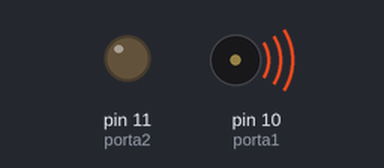
Bench run of a sketch on a simulated Arduino Uno, built with avr-gcc and run on an emulated ATmega328P. Shown: output pins drawn as LEDs (lit = HIGH), buzzer (waves = sounding).

Above: at 0.1 s.
Timing chart, 0 to 1.6 s (numbered marks = the images above):
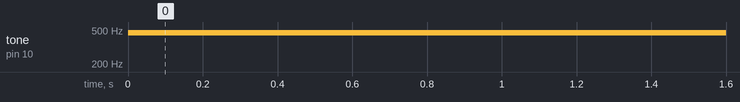

The sketch:

som.ino
```cpp
int porta1 = 10;
int porta2 = 11;

int c4 = 261;
int cs4 = 277;
int d4 = 293;
int ds4 = 311;
int e4 = 329;
int f4 = 349;
int fs4 = 369;
int g4 = 392;
int gs4 = 415;
int a4 = 440;
int as4 = 466;
int b4 = 493;

void setup() {
  pinMode(porta1, OUTPUT);
  pinMode(porta2, OUTPUT);
}

void loop() {
  tone(porta1,b4,300);
  tone(porta1,e4,500);
  tone(porta1,g4,200);
  tone(porta1,fs4,200);
  tone(porta1,e4,500);

  tone(porta1,b4,300);
  tone(porta1,a4,300);
  tone(porta1,fs4,600);

  tone(porta1,e4,100);
  tone(porta1,g4,100);
  tone(porta1,fs4,100);
  tone(porta1,ds4,100);

  tone(porta1,f4,100);
  tone(porta1,b4,100);

  tone(porta1,b4,100);
  tone(porta1,e4,100);
  tone(porta1,g4,100);
  tone(porta1,fs4,100);
  tone(porta1,e4,100);

  tone(porta1,b4,100);
  tone(porta1,d4,100);
  tone(porta1,cs4,100);
  tone(porta1,c4,100);

  tone(porta1,gs4,100);
  tone(porta1,c4,100);
  tone(porta1,b4,100);
  tone(porta1,as4,100);
  tone(porta1,as4,100);
  //delay(100);


}
```

Measured:
- by itself, tone on pin 10 (porta1): silent → 466 Hz at 0.00 s
